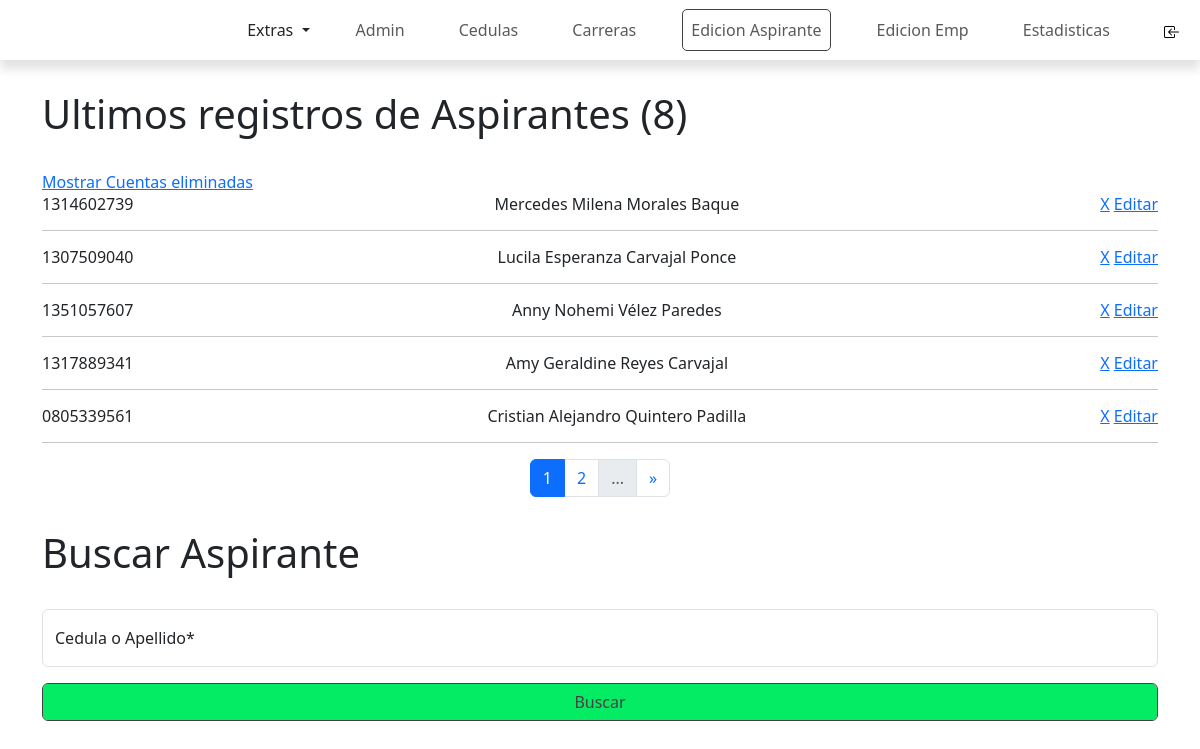
The app's page /ADMIN/EDICIONASPIRANTE/edicionAspirante.php (signed in), older data.
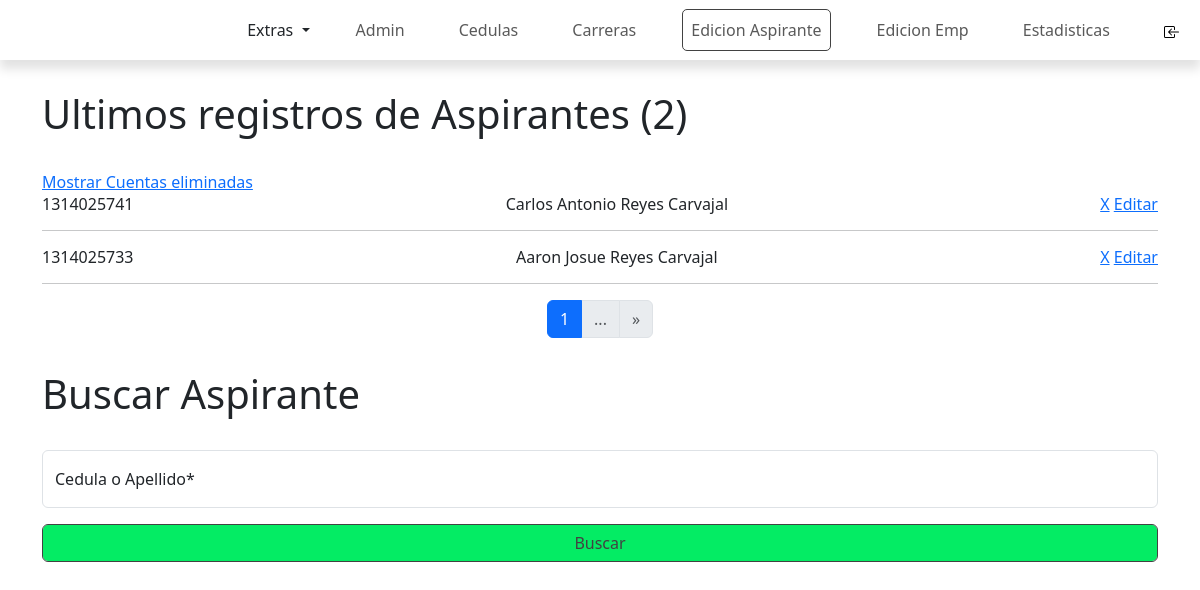
The same page, newer data.
### tables this page shows
CREATE TABLE `datos_estudiantes` (
  `id_datos_estudiantes` int(11) NOT NULL,
  `nombre` varchar(50) DEFAULT NULL,
  `apellido` varchar(50) DEFAULT NULL,
  `imagen_perfil` longblob DEFAULT NULL,
  `nombreUsuario` varchar(50) DEFAULT NULL,
  `cedula` varchar(50) DEFAULT NULL,
  `numero_celular` varchar(50) DEFAULT NULL,
  `fecha_nacimiento` date DEFAULT NULL,
  `lugar_donde_vive` varchar(50) DEFAULT NULL,
  `fk_id_carrera` int(11) DEFAULT NULL,
  `fk_id_usuEstudiantes` int(11) DEFAULT NULL
);

### ADMIN/EDICIONASPIRANTE/edicionAspirante.php (the view, shortened to what the changed rows need)
<?php
include("../../conexion.php");
$queryListaAspiranteTotal = mysqli_query($conn, "SELECT usuEs.id_usuEstudiantes
                                                    FROM usuario_estudiantes as usuEs
                                                    LEFT JOIN datos_estudiantes as datos
                                                    ON usuEs.id_usuEstudiantes = datos.fk_id_usuEstudiantes
                                                    WHERE usuEs.estado_cuenta = 1");
$totalAspirantes = mysqli_num_rows($queryListaAspiranteTotal);
$limiteConsulta = 5;
if (empty($_REQUEST['pagina'])) {
    $pagina = 1;
} else {
    $pagina = $_REQUEST['pagina'];
}
$desde = ($pagina - 1) * $limiteConsulta;
$totalPagina = ceil($totalAspirantes / $limiteConsulta);
$queryListaAspirante = mysqli_query($conn, "SELECT usuEs.id_usuEstudiantes, usuEs.id_usuEstudiantes , datos.cedula, datos.nombre, datos.apellido
                                                    FROM usuario_estudiantes as usuEs
                                                    LEFT JOIN datos_estudiantes as datos
                                                    ON usuEs.id_usuEstudiantes = datos.fk_id_usuEstudiantes
                                                    WHERE usuEs.estado_cuenta = 1
                                                    ORDER BY usuEs.id_usuEstudiantes DESC
                                                    LIMIT $desde, $limiteConsulta");
?>
<!DOCTYPE html>
<html lang="en">
<head>
    <link href="https://cdn.jsdelivr.net/npm/bootstrap@5.3.0-alpha1/dist/css/bootstrap.min.css" rel="stylesheet">
    <link href="https://unpkg.com/aos@2.3.1/dist/aos.css" rel="stylesheet">
    <link rel="stylesheet" href="estiloEdicionAspirante.css">
    <link rel="stylesheet" href="../estiloHeader.css">
</head>
<body>
    <main class="main container">
        <section class="mb-3">
            <h1>Ultimos registros de Aspirantes (<?php echo $totalAspirantes ?>) </h1>
            <a class="mostrarCuentasEliminadas" href="./cuentasEliminadas.php">Mostrar Cuentas eliminadas</a>
            <div class="contenedorTodosAspirantes">
                <?php
                while ($recorrerListaAspirante = mysqli_fetch_array($queryListaAspirante)) {
                ?>
                    <div>
                        <div class="cartaAspirante">
                            <span class="cedula"><?php echo $recorrerListaAspirante['cedula'] ?></span>
                            <span class="nombre"><?php echo $recorrerListaAspirante['nombre'], " ", $recorrerListaAspirante['apellido'] ?></span>
                            <div class="acciones">
                                <span><a onClick="confirmacion(event)" href="?id_eliminar=<?php echo $recorrerListaAspirante['id_usuEstudiantes'] ?>">X</a></span>
                                <span><a href="?id_aspirante=<?php echo $recorrerListaAspirante['id_usuEstudiantes'] ?>">Editar</a></span>
                            </div>
                        </div>
                        <hr>
                    </div>
                <?php
                }
                ?>
            </div>
            <div class="contenedorPaginacion d-flex justify-content-center">
                <nav aria-label="Page navigation example ">
                    <ul class="pagination">
                        <?php
                        $i = 0;
                        $limitePaginacion = 7;
                        for ($i; $i < $totalPagina; $i++) {
                            if ($i < $limitePaginacion) {
                        ?>
                                <li class="page-item <?php if ($pagina == $i + 1) echo 'active' ?>"><a class="page-link" href="?pagina=<?php echo $i + 1 ?>"> <?php echo $i + 1 ?></a></li>
                            <?php
                            }
                        }
                            ?>
                        <li class="page-item <?php if ($pagina >= $i) echo 'disabled' ?>">
                            <a class="page-link" href="?pagina=<?php echo $pagina + 1 ?>" aria-label="Next"> <span aria-hidden="true">&raquo; </span> </a>
                        </li>
                    </ul>
                </nav>
            </div>
        </section>
        <section class="seccionBuscar ">
            <form action="" method="post" class="formularioBuscar">
                <h1>Buscar Aspirante</h1>
            </form>
        </section>
    </main>
</body>
</html>

Row changes from the older to the newer data that the page shows:
removed datos_estudiantes: cedula "1314602739", nombre "Mercedes Milena", apellido "Morales Baque"
removed datos_estudiantes: cedula "1307509040", nombre "Lucila Esperanza", apellido "Carvajal Ponce"
removed datos_estudiantes: cedula "1351057607", nombre "Anny Nohemi", apellido "Vélez Paredes"
removed datos_estudiantes: cedula "1317889341", nombre "Amy Geraldine", apellido "Reyes Carvajal"
removed datos_estudiantes: cedula "0805339561", nombre "Cristian Alejandro", apellido "Quintero Padilla"
added datos_estudiantes: cedula "1314025741", nombre "Carlos Antonio", apellido "Reyes Carvajal"
added datos_estudiantes: cedula "1314025733", nombre "Aaron Josue", apellido "Reyes Carvajal"
Text that changed along with them:
$totalAspirantes: "8" → "2"
list line gone: "2"
